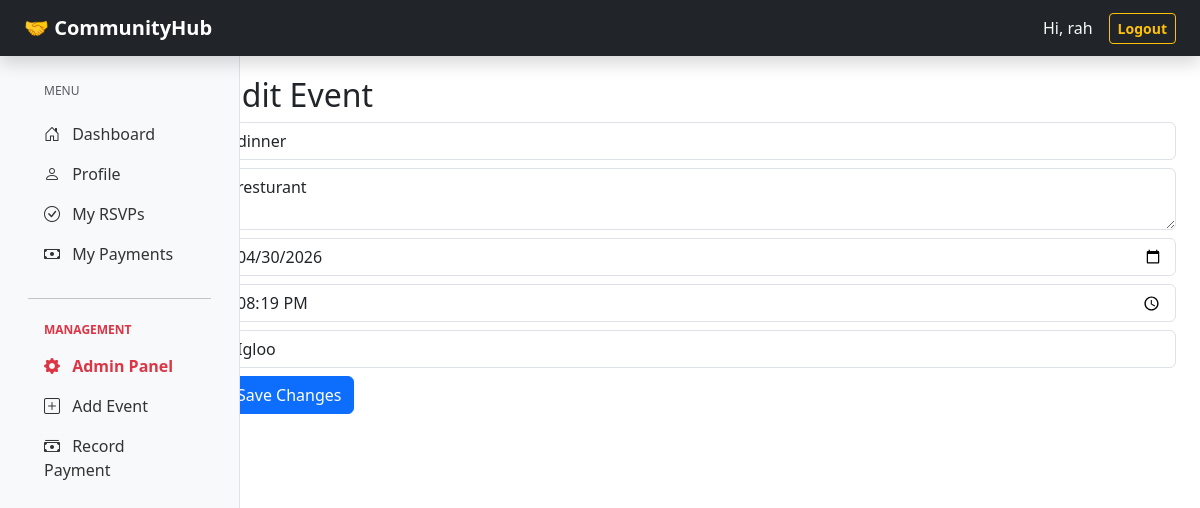
/edit_event/2 (signed in), run on the app's committed database.
### app.py (models this page shows)
class Events(db.Model):
    id = db.Column(db.Integer, primary_key=True)
    title = db.Column(db.String(100), nullable=False)
    description = db.Column(db.Text, nullable=False)
    event_date = db.Column(db.String(10), nullable=False)
    event_time = db.Column(db.String(5), nullable=False)
    location = db.Column(db.String(200), nullable=False)
    created_by = db.Column(db.Integer, db.ForeignKey("users.id"), nullable=False)

### app.py (the view, shortened to what this page needs)
@app.route("/edit_event/<int:event_id>", methods=["GET", "POST"])
@login_required
def edit_event(event_id):
    if session.get("role") not in ["admin", "supervisor"]:
        flash("Unauthorized")
        return redirect("/")
    event = Events.query.get_or_404(event_id)
    return render_template("edit_event.html", event=event)

### helpers.py (called while the page is built)
def login_required(f):
    @wraps(f)
    def decorated_function(*args, **kwargs):
        if session.get("user") is None:
            flash("Please log in to access this page.")
            return redirect("/login")
        return f(*args, **kwargs)
    return decorated_function

### templates/edit_event.html (shortened to what this page needs)
{% extends "layout.html" %}
{% block main %}
  <h2>Edit Event</h2>
  <form action="/edit_event/{{ event.id }}" method="post">
    <input type="text"
           name="title"
           value="{{ event.title }}"
           class="form-control mb-2">
    <textarea name="description" class="form-control mb-2">{{ event.description }}</textarea>
    <input type="date"
           name="date"
           value="{{ event.event_date }}"
           class="form-control mb-2">
    <input type="time"
           name="time"
           value="{{ event.event_time }}"
           class="form-control mb-2">
    <input type="text"
           name="location"
           value="{{ event.location }}"
           class="form-control mb-2">
    <button type="submit" class="btn btn-primary">Save Changes</button>
  </form>
{% endblock %}

### data on the page
Events: title "dinner", description "resturant", date "04/30/2026", time "20:19", location "Igloo"

### other printed values
{{ session.get("first_name") }} "rah"
